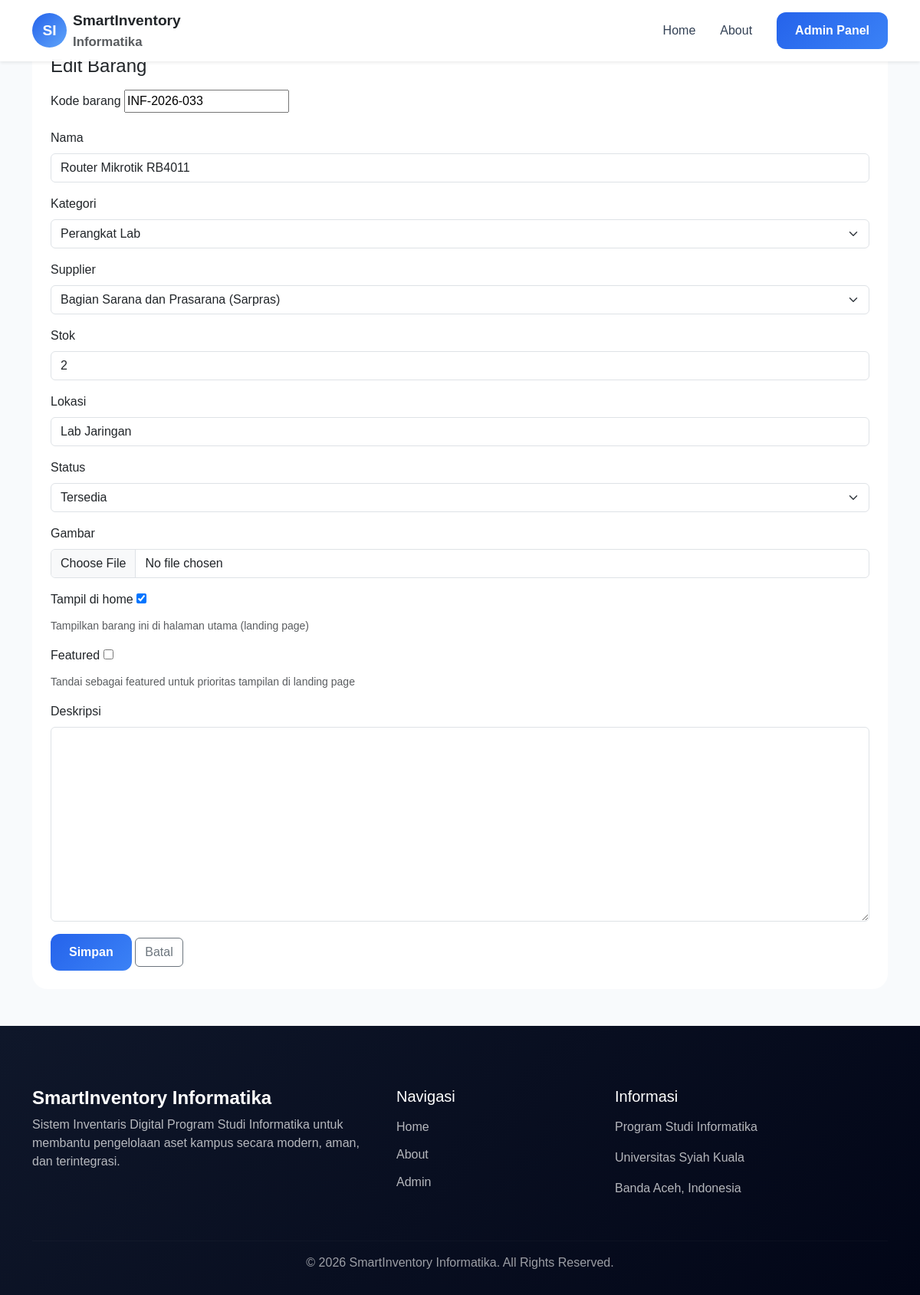
The page /dashboard/barang/edit/33/ (signed in) on the database as committed earlier.
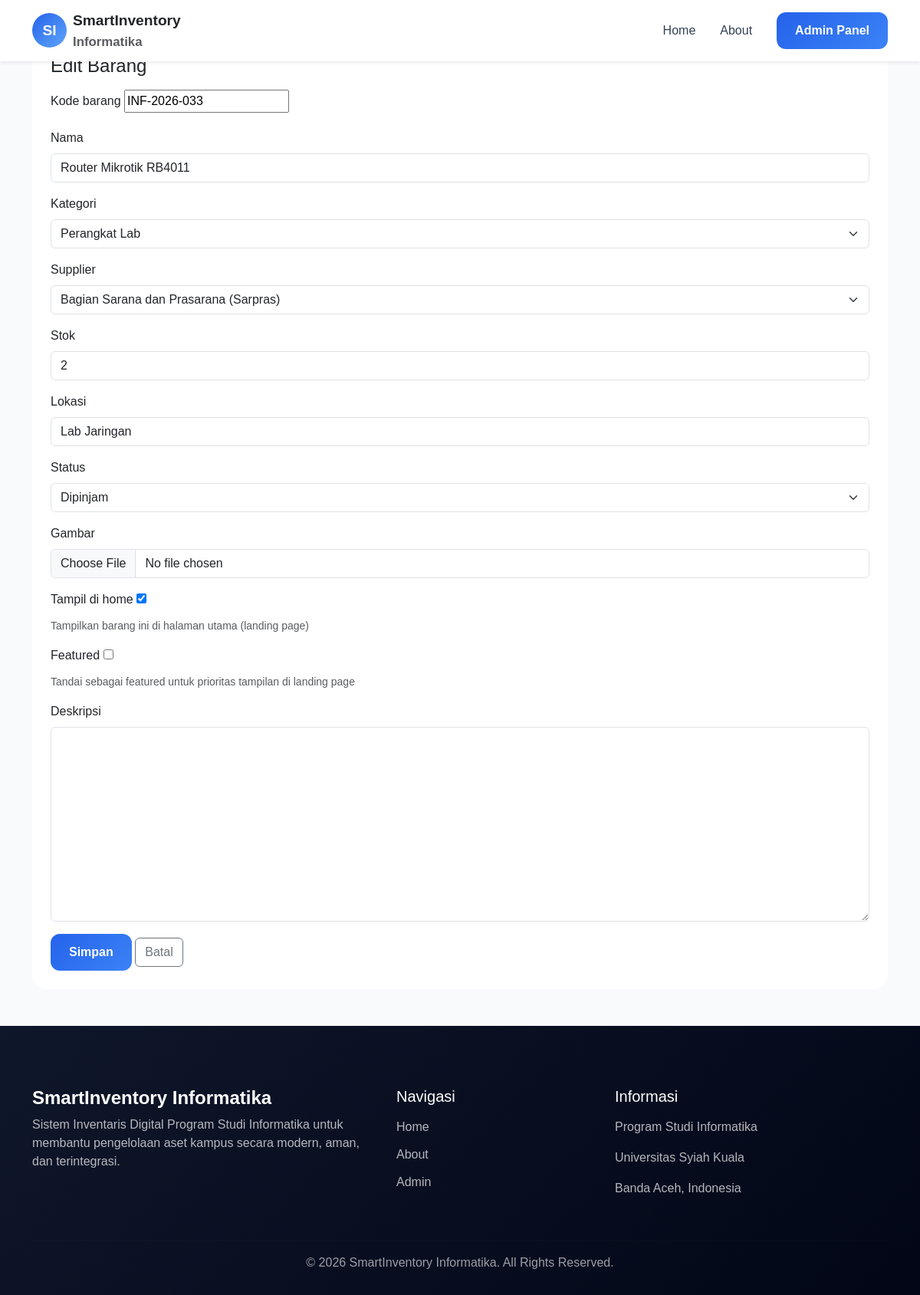
The same page on the database as committed later.
### inventory/models.py (models this page shows, shortened)
class Barang(models.Model):
    STATUS_CHOICES = (
        ('Tersedia', 'Tersedia'),
        ('Dipinjam', 'Dipinjam'),
        ('Rusak', 'Rusak'),
    )
    kode_barang = models.CharField(
        max_length=30,
        unique=True,
        blank=True
    )
    nama = models.CharField(
        max_length=200
    )
    kategori = models.ForeignKey(
        Kategori,
        on_delete=models.CASCADE
    )
    supplier = models.ForeignKey(
        Supplier,
        on_delete=models.CASCADE
    )
    stok = models.IntegerField()
    lokasi = models.CharField(
        max_length=200
    )
    status = models.CharField(
        max_length=20,
        choices=STATUS_CHOICES,
        default='Tersedia'
    )
    gambar = models.ImageField(
        upload_to='barang/',
        blank=True,
        null=True
    )
    tampil_di_home = models.BooleanField(
        default=True,
        help_text='Tampilkan barang ini di halaman utama (landing page)'
    )
    featured = models.BooleanField(
        default=False,
        help_text='Tandai sebagai featured untuk prioritas tampilan di landing page'
    )
    deskripsi = models.TextField(
        blank=True,
        null=True
    )
    created_at = models.DateTimeField(
        auto_now_add=True
    )

### inventory/views.py (the view, shortened to what this page needs)
@login_required
def barang_update(request, pk):
    barang = get_object_or_404(
        Barang,
        pk=pk
    )
    form = BarangForm(
        request.POST or None,
        request.FILES or None,
        instance=barang
    )
    context = {
        'form': form
    }
    return render(
        request,
        'dashboard/barang/form.html',
        context
    )

### inventory/models.py (called while the page is built)
    def __str__(self):
        return self.nama

    def __str__(self):
        return self.nama

### inventory/templates/dashboard/barang/form.html (shortened to what this page needs)
{% extends 'public/base_public.html' %}
{% block content %}
<section class="py-5">
    <div class="container">
        <div class="card p-4">
            <h4 class="mb-3">{% if form.instance.pk %}Edit Barang{% else %}Tambah Barang{% endif %}</h4>
            <form method="post" enctype="multipart/form-data">
                {% for field in form %}
                <div class="mb-3">
                    <label class="form-label">{{ field.label }}</label>
                    {{ field }}
                    {% if field.help_text %}<div class="form-text">{{ field.help_text }}</div>{% endif %}
                </div>
                {% endfor %}
                <div>
                    <button class="btn btn-primary">Simpan</button>
                    <a href="{% url 'barang_list' %}" class="btn btn-outline-secondary">Batal</a>
                </div>
            </form>
        </div>
    </div>
</section>
{% endblock %}

Rows that differ between the two databases and show on the page:
changed Barang "Router Mikrotik RB4011": status "Tersedia" → "Dipinjam"
